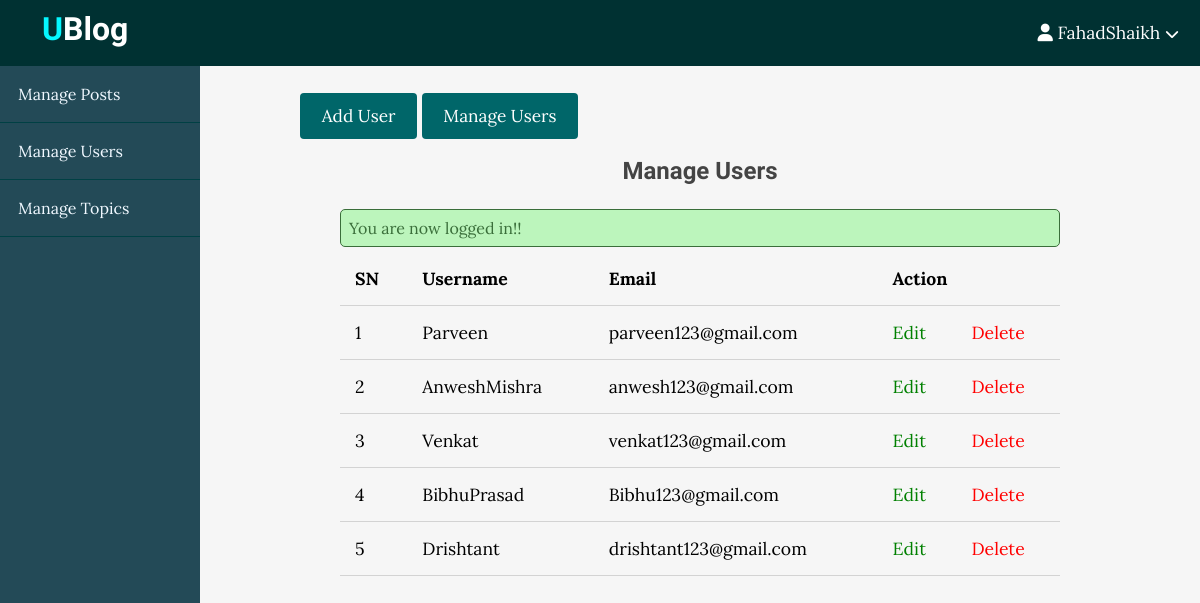
/admin/users/index_users.php (signed in), run on the app's committed database.
### tables this page shows
CREATE TABLE `users` (
  `id` int(11) NOT NULL,
  `username` varchar(255) NOT NULL,
  `email` varchar(255) NOT NULL,
  `password` varchar(255) NOT NULL,
  `created_at` timestamp NOT NULL DEFAULT current_timestamp(),
  `role` varchar(100) NOT NULL
);

### app/controllers/users.php (called while the page is built, shortened)
<?php
include(ROOT_PATH . "/app/database/db.php");
$table = 'users';
$admin_users = selectAll($table);
?>

### app/database/db.php (called while the page is built, shortened)
<?php
require('connect.php');
function selectAll($table, $conditions = []){
    global $conn;
    $sql = "SELECT * FROM $table";
    if(empty($conditions)){
        $stmt = $conn->prepare($sql);
        $stmt->execute();
        $records = $stmt->get_result()->fetch_all(MYSQLI_ASSOC);
        return $records;
    }
}
?>

### admin/users/index_users.php (the view, shortened to what this page needs)
<?php include(ROOT_PATH . "/app/controllers/users.php");
?>
<!DOCTYPE html>
<html lang="en">
<head>
    <link rel="stylesheet" href="../../assets/css/style.css">
    <link rel="stylesheet" href="../../assets/css/admin.css">
</head>
<body>
    <?php include(ROOT_PATH . "/app/includes/adminHeader.php"); ?>
    <div class="admin-wrapper">
        <?php include(ROOT_PATH . "/app/includes/adminSidebar.php"); ?>
        <div class="admin-content">
            <div class="button-group">
                <a href="create_users.php" class="btn btn-big">Add User</a>
                <a href="index_users.php" class="btn btn-big">Manage Users</a>
            </div>
            <div class="content">
                <h2 class="page-title">Manage Users</h2>
                <?php include(ROOT_PATH . "/app/includes/messages.php");?>
                <table>
                    <thead>
                        <th>SN</th>
                        <th>Username</th>
                        <th>Email</th>
                        <th colspan="2">Action</th>
                    </thead>
                    <tbody>
                        <?php foreach($admin_users as $key => $user): ?>
                            <?php if($user['id']!=1):?>
                            <tr>
                                <td><?php echo $key; ?></td>
                                <td><?php echo $user['username']; ?></td>
                                <td><?php echo $user['email']; ?></td>
                                <td><a href="edit_users.php?id=<?php echo $user['id'];?>" class="edit">Edit</a></td>
                                <td><a href="index_users.php?delete_id=<?php echo $user['id'];?>" class="delete">Delete</a></td>
                            </tr>
                            <?php endif;?>
                        <?php endforeach;?>
                    </tbody>
                </table>
            </div>
        </div>
    </div>
</body>
</html>

### assets/css/style.css (style rules this page uses)
* { box-sizing: border-box; }
html,body { height:100%; padding:0px; margin:0px; background-color: #f6f6f6; font-family:'Lora', serif; }
h1,h2,h3,h4,h5,h6 { font-family: 'Candal',serif; color:#444; margin:5px; }
a { text-decoration: none; color:inherit; }
.btn { padding: 0.5rem 1rem; background:#006669; color: white; border: 1px solid transparent; border-radius: 0.25rem; font-size: 1.08em; font-family: 'Lora',serif; }
.btn-big { padding:.7rem 1.3rem; line-height:1.3rem; }
.content { width:90%; margin:30px auto 30px; }

### assets/css/admin.css (style rules this page uses)
.admin-wrapper { display: flex; height: calc(100% - 66px); }
.admin-wrapper .admin-content { flex: 8; height: 100%; padding: 40px 100px 100px; overflow-y: scroll; }
.admin-content .page-title { text-align: center; margin-bottom: 1.5rem; }
table { width: 100%; border-collapse: collapse; font-size: 1.1rem; }
th, td { padding: 15px; text-align: left; border-bottom: 1px solid #d3d3d3; }
.edit { color: green; }
.delete { color: red; }

### data on the page
users: key "1", username "Parveen", email "parveen123@gmail.com"
users: key "2", username "AnweshMishra", email "anwesh123@gmail.com"
users: key "3", username "Venkat", email "venkat123@gmail.com"
users: key "4", username "BibhuPrasad", email "Bibhu123@gmail.com"
users: key "5", username "Drishtant", email "drishtant123@gmail.com"

### other printed values
$_SESSION['username'] "FahadShaikh"
$_SESSION['message'] "You are now logged in!!"
